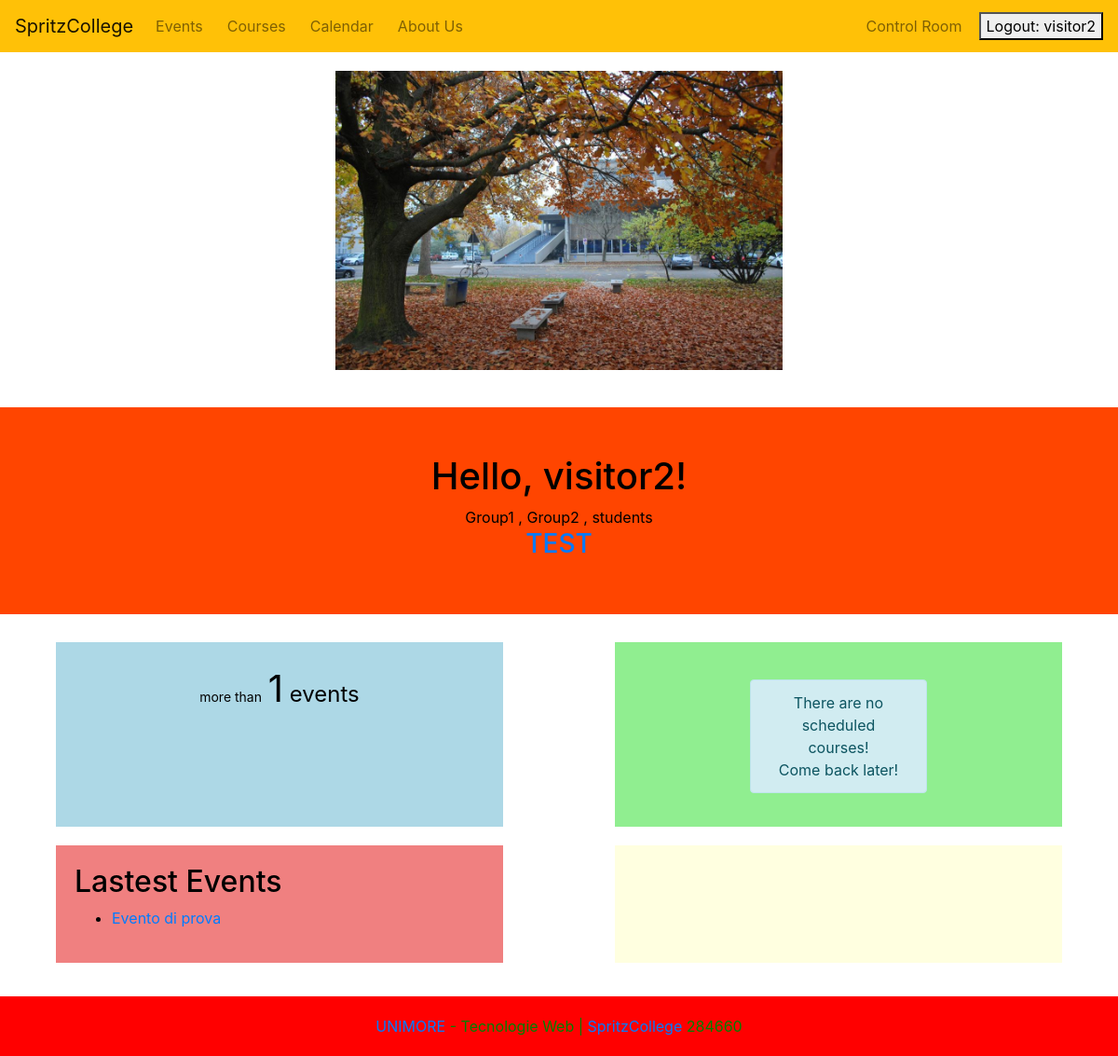
/ (signed in), run on an earlier commit of the app's database.
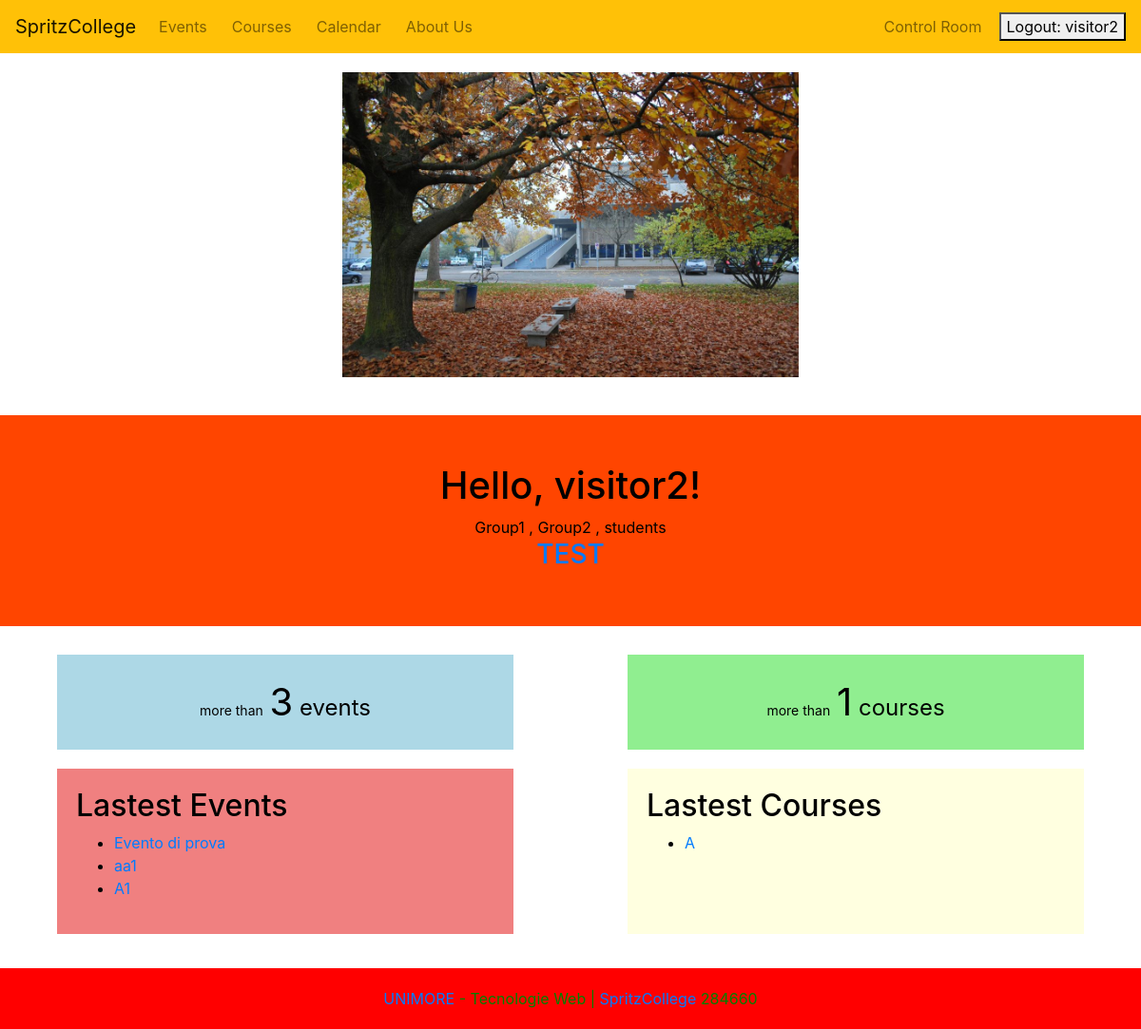
And on a later commit of the database.
### Activities/models.py (models this page shows, shortened)
class Event(models.Model):
    ACTIVE = 'active'
    CANCELLED = 'cancelled'
    COMPLETED = 'completed'
    STATUS_CHOICES = [
        (ACTIVE, 'Active'),
        (CANCELLED, 'Cancelled'),
        (COMPLETED, 'Completed'),
    ]
    name = models.CharField(max_length=100)
    description = models.TextField(max_length=250)
    date = models.DateTimeField(default=default_event_time)
    duration = models.DurationField(default=timedelta(hours=1))
    price = models.DecimalField(
        max_digits=10, decimal_places=2, null=True, blank=True, default=Decimal('0.00'))
    max_capacity = models.PositiveIntegerField(default=100)
    place = models.CharField(max_length=100, default="conference room")
    status = models.CharField(
        max_length=20, choices=STATUS_CHOICES, default=ACTIVE)
    class Meta:
        ordering = ['date']

class Course(models.Model):
    CATEGORY_CHOICES = [
        ('ANY', 'uncategorized'),
        ('TCH', 'tech course'),
        ('LTR', 'literature course'),
        ('LAN', 'language course'),
        ('HND', 'craftsman course'),
        ('ART', 'art course'),
    ]
    name = models.CharField(max_length=100)
    description = models.TextField(max_length=250)
    start_date = models.DateField()
    end_date = models.DateField()
    recurrence_day = models.CharField(max_length=20)
    time = models.TimeField()
    image = models.ImageField(
        upload_to=course_image_path, default='Courses/default.jpg')
    category = models.CharField(
        max_length=50, choices=CATEGORY_CHOICES, default='ANY')

### SpritzCollege/views.py (the view)
# urls.py: re_path(r"^$|^\/$|^home\/$", go_home, name="home"),
def go_home (request):
    today = date.today()
    latest_courses = Course.objects.filter(end_date__gte=today).order_by('-end_date')[:5]
    ctx = {"title":"Home", "events_list": Event.objects.all(), "courses_list": Course.objects.all(), "latest_events": Event.objects.order_by('date')[:5], "latest_courses": latest_courses}
    return render(request, template_name="index.html", context=ctx)

### Profiles/templatetags/filter.py (called while the page is built)
@register.filter(name='has_group')
def has_group(user, group_name):
    if user.is_superuser:
        return True
    group = Group.objects.get(name=group_name)
    return True if group in user.groups.all() else False

### templates/index.html (shortened to what this page needs)
{% extends 'base.html' %}
{% load filter %}
{% block content %}
{% load static %}
<div style="display: flex; justify-content: center; padding: 20px 0;">
    <img src="{% static 'home1.jpeg' %}" alt="iH_homepage" style="width: 40%; height: auto;">
</div>
<div style="margin-top: 20px; background-color: orangered; padding: 50px; margin-bottom: 30px;;">
    <center>
        {% if user.is_authenticated %}
        <h1>Hello, {{ user.username }}!</h1>
        {% if request.user.is_superuser %}
        <h3>Welcome back, superman! <a href="/admin"> war room?</a></h3>
        {% else %}
        {% if request.user.groups.exists %}
        {% for group in request.user.groups.all %}
        {% if not forloop.first %}, {% endif %}
        {{ group.name }}
        {% endfor %}
        {% else %}
        <p>No groups detected</p>
        {% endif %}
        {% endif %}
        {% else %}
        <h1>Welcome at SpritzCollege!</h1>
        <h3> <a href="{% url 'about_us' %}">Read about us</a>, otherwise watch our program!</h3>
        {% endif %}
        <h3> <a href="{% url 'about_us' %}">TEST</a></h3>
    </center>
</div>
<div style=" top: 50%; left:50%; bottom: 50;">
    <div style="display: flex; justify-content: space-around;">
        <div style="width: 40%; background-color: lightblue; padding: 20px;">
            {% if events_list.count > 0 %}
            <div style="font-size: 24px; text-align: center;">
                <span style="font-size: 14px;">more than</span>
                <span style="font-size: 40px;">{{ events_list.count }}</span>
                <span style="font-size: 24px;">events</span>
            </div>
            {% endif %}
        </div>
        <div style="width: 40%; background-color: lightgreen; padding: 20px;">
            {% if courses_list.count > 0 %}
            <div style="font-size: 24px; text-align: center;">
                <span style="font-size: 14px;">more than</span>
                <span style="font-size: 40px;">{{ courses_list.count }}</span>
                <span style="font-size: 24px;">courses</span>
            </div>
            {% else %}
            {% if request.user|has_group:"culture" %}
            <div class="col-md-6" style="margin: 20px auto 0;">
                <div class="alert alert-info" role="alert" style="align-items: center; text-align: center;">
                    There are no scheduled courses! <br> Come back later or... if you want, you can <a
                        href="{% url 'new_course' %}">create a new course</a>!
                </div>
            </div>
            {% else %}
            {% if request.user.is_authenticated %}
            <div class="col-md-6" style="margin: 20px auto 0;">
                <div class="alert alert-info" role="alert" style="align-items: center; text-align: center;">
                    There are no scheduled courses! <br> Come back later!
                </div>
            </div>
            {% endif %}
            {% endif %}
            {% endif %}
        </div>
    </div>
</div>
<div style="display: flex; justify-content: space-around; margin-top: 20px;">
    <div style="width: 40%; background-color: lightcoral; padding: 20px;">
        {% if latest_events.count > 0 %}
        <h2>Lastest Events</h2>
        <ul>
            {% for event in latest_events %}
            <li>
                <a href="{% url 'event_detail' event.id %}">{{ event.name }}</a>
            </li>
            {% endfor %}
            {% endif %}
        </ul>
    </div>
    <div style="width: 40%; background-color: lightyellow; padding: 20px;">
        {% if latest_courses.count > 0 %}
        <h2>Lastest Courses</h2>
        <ul>
            {% for course in latest_courses %}
            <li>
                <a href="{% url 'course_detail' course.id %}">{{ course.name }}</a>
            </li>
            {% endfor %}
            {% endif %}
        </ul>
    </div>
</div>
{% endblock %}

What changed in the data, as far as the page shows it:
added Event: name "aa1"
added Event: name "A1"
added Course: name "A"
Also different on the page:
{{ events_list.count }}: "1" → "3"
{{ courses_list.count }}: (not shown) → "1"
text no longer shown: "There are no scheduled courses! Come back later!"
text now shown: "more than courses Lastest Courses"
